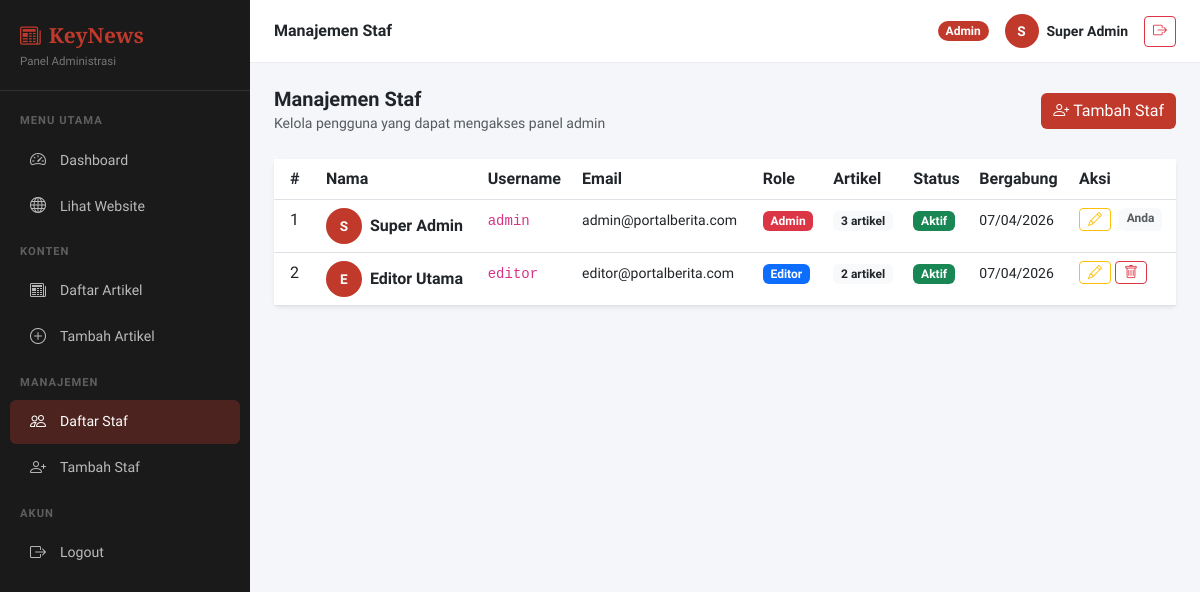
The page /admin/staf.php (signed in) on the database its author committed.
### tables this page shows
CREATE TABLE IF NOT EXISTS staf (
    id INT AUTO_INCREMENT PRIMARY KEY,
    nama VARCHAR(100) NOT NULL,
    username VARCHAR(50) NOT NULL UNIQUE,
    password VARCHAR(255) NOT NULL,
    email VARCHAR(100) NOT NULL,
    role ENUM('admin','editor','reporter') DEFAULT 'reporter',
    foto VARCHAR(255) DEFAULT NULL,
    status ENUM('aktif','nonaktif') DEFAULT 'aktif',
    created_at TIMESTAMP DEFAULT CURRENT_TIMESTAMP
);

### admin/staf.php (the view, shortened to what this page needs)
<?php
require_once '../includes/koneksi.php';
$staf_list = $koneksi->query("SELECT s.*, COUNT(a.id) AS jml_artikel FROM staf s LEFT JOIN artikel a ON s.id=a.id_staf GROUP BY s.id ORDER BY s.created_at DESC");
require_once 'includes/admin_layout.php';
?>
<div class="d-flex justify-content-between align-items-center mb-4">
    <div>
        <h5 class="fw-bold mb-0">Manajemen Staf</h5>
        <small class="text-muted">Kelola pengguna yang dapat mengakses panel admin</small>
    </div>
    <a href="tambah_staf.php" class="btn btn-merah"><i class="bi bi-person-plus me-1"></i>Tambah Staf</a>
</div>
<div class="card border-0 shadow-sm">
    <div class="card-body p-0">
        <div class="table-responsive">
            <table class="table table-hover mb-0">
                <thead class="bg-light">
                    <tr>
                        <th class="px-3">#</th>
                        <th>Nama</th>
                        <th>Username</th>
                        <th>Email</th>
                        <th>Role</th>
                        <th>Artikel</th>
                        <th>Status</th>
                        <th>Bergabung</th>
                        <th>Aksi</th>
                    </tr>
                </thead>
                <tbody>
                    <?php $no=1; while ($s = $staf_list->fetch_assoc()): ?>
                    <tr>
                        <td class="px-3"><?= $no++ ?></td>
                        <td>
                            <div class="d-flex align-items-center gap-2">
                                <div style="width:36px;height:36px;border-radius:50%;background:var(--merah);display:flex;align-items:center;justify-content:center;color:#fff;font-weight:700;font-size:0.85rem;flex-shrink:0;">
                                    <?= strtoupper(substr($s['nama'],0,1)) ?>
                                </div>
                                <span class="fw-semibold"><?= htmlspecialchars($s['nama']) ?></span>
                            </div>
                        </td>
                        <td><code><?= htmlspecialchars($s['username']) ?></code></td>
                        <td><small><?= htmlspecialchars($s['email']) ?></small></td>
                        <td>
                            <?php
                            $role_colors = ['admin'=>'danger','editor'=>'primary','reporter'=>'secondary'];
                            ?>
                            <span class="badge bg-<?= $role_colors[$s['role']] ?>"><?= ucfirst($s['role']) ?></span>
                        </td>
                        <td><span class="badge bg-light text-dark"><?= $s['jml_artikel'] ?> artikel</span></td>
                        <td>
                            <span class="badge <?= $s['status']=='aktif'?'bg-success':'bg-secondary' ?>">
                                <?= $s['status']=='aktif'?'Aktif':'Nonaktif' ?>
                            </span>
                        </td>
                        <td><small><?= date('d/m/Y', strtotime($s['created_at'])) ?></small></td>
                        <td>
                            <div class="d-flex gap-1">
                                <a href="edit_staf.php?id=<?= $s['id'] ?>"
                                   class="btn btn-sm btn-outline-warning py-0 px-2" title="Edit">
                                    <i class="bi bi-pencil"></i>
                                </a>
                                <?php if ($s['id'] != $_SESSION['staf_id']): ?>
                                <a href="hapus_staf.php?id=<?= $s['id'] ?>" class="btn btn-sm btn-outline-danger py-0 px-2"
                                   onclick="return confirm('Yakin hapus staf <?= htmlspecialchars(addslashes($s['nama'])) ?>?\nSemua artikelnya akan ikut terhapus!')"
                                   title="Hapus">
                                    <i class="bi bi-trash"></i>
                                </a>
                                <?php else: ?>
                                <span class="badge bg-light text-muted ms-1">Anda</span>
                                <?php endif; ?>
                            </div>
                        </td>
                    </tr>
                    <?php endwhile; ?>
                </tbody>
            </table>
        </div>
    </div>
</div>
<?php require_once 'includes/admin_layout_end.php'; ?>

### admin/includes/admin_layout.php (style rules this page uses)
:root { --merah: #C0392B; }
body { font-family: 'Source Sans 3', sans-serif; background: #f4f6f9; }
.btn-merah { background: var(--merah); color: #fff; border: none; }

### rows shown on the page
staf: nama "S", nama "Super Admin", username "admin", email "admin@portalberita.com", role "Admin", jml_artikel "3", status "Aktif", created_at "07/04/2026", shows "Anda"
staf: nama "E", nama "Editor Utama", username "editor", email "editor@portalberita.com", role "Editor", jml_artikel "2", status "Aktif", created_at "07/04/2026"

### other values the page prints
SITE_NAME "KeyNews"
$page_title "Manajemen Staf"
$_SESSION['staf_role'] "Admin"
substr($_SESSION['staf_nama'], 0, 1) "S"
$_SESSION['staf_nama'] "Super Admin"
